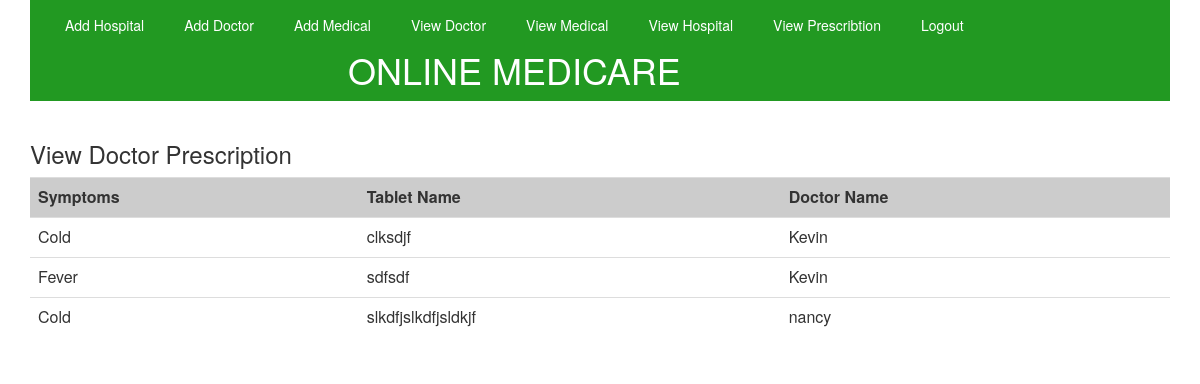
Before: /admin/view_pres.php with the older database file.
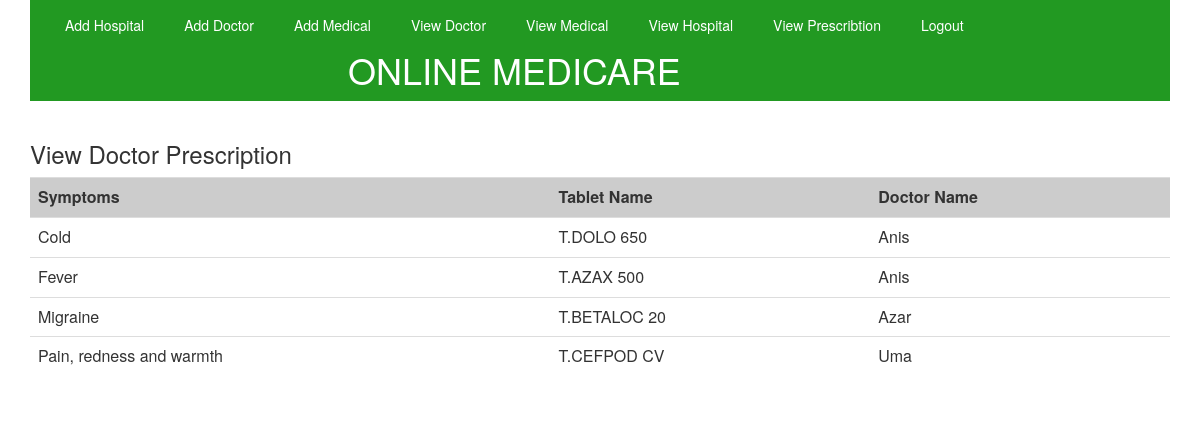
After: the same page with the newer database file.
### tables this page shows
CREATE TABLE IF NOT EXISTS `add_prescription` (
`pid` int(11) NOT NULL,
  `symptoms` varchar(30) NOT NULL,
  `tablet_name` varchar(50) NOT NULL,
  `doctor_name` varchar(50) NOT NULL
);

### admin/view_pres.php (the view, shortened to what this page needs)
<div class="container">
 <?php
 include('top.php');
 include('../admin/db.php');
			 ?>
     <h3>View Doctor Prescription</h3>
	<div class="table-responsive">
	<form method="post" action="">
	<table class="table">
				<tr bgcolor="#ccc">
					<th>Symptoms</th>
					<th>Tablet Name</th>
					<th>Doctor Name</th>
					</tr>
				<?php
					$sql=mysqli_query($con,"select * from add_prescription");
					while($r=mysqli_fetch_array($sql))
					{
						?>
						 <tr>
				   <td><?php echo $r['symptoms'];?></td>
				   <td><?php echo $r['tablet_name'];?></td>
				   <td><?php echo $r['doctor_name'];?></td>
				   </tr>
					<?php }?>
				</table>
	      </form>
	      </div>
	      </div>

Changed rows visible on the page:
removed add_prescription: symptoms "Cold", tablet_name "slkdfjslkdfjsldkjf", doctor_name "nancy"
changed add_prescription "Cold": tablet_name "clksdjf" → "T.DOLO 650"; doctor_name "Kevin" → "Anis"
changed add_prescription "Fever": tablet_name "sdfsdf" → "T.AZAX 500"; doctor_name "Kevin" → "Anis"
added add_prescription: symptoms "Migraine", tablet_name "T.BETALOC 20", doctor_name "Azar"
added add_prescription: symptoms "Pain, redness and warmth", tablet_name "T.CEFPOD CV", doctor_name "Uma"
